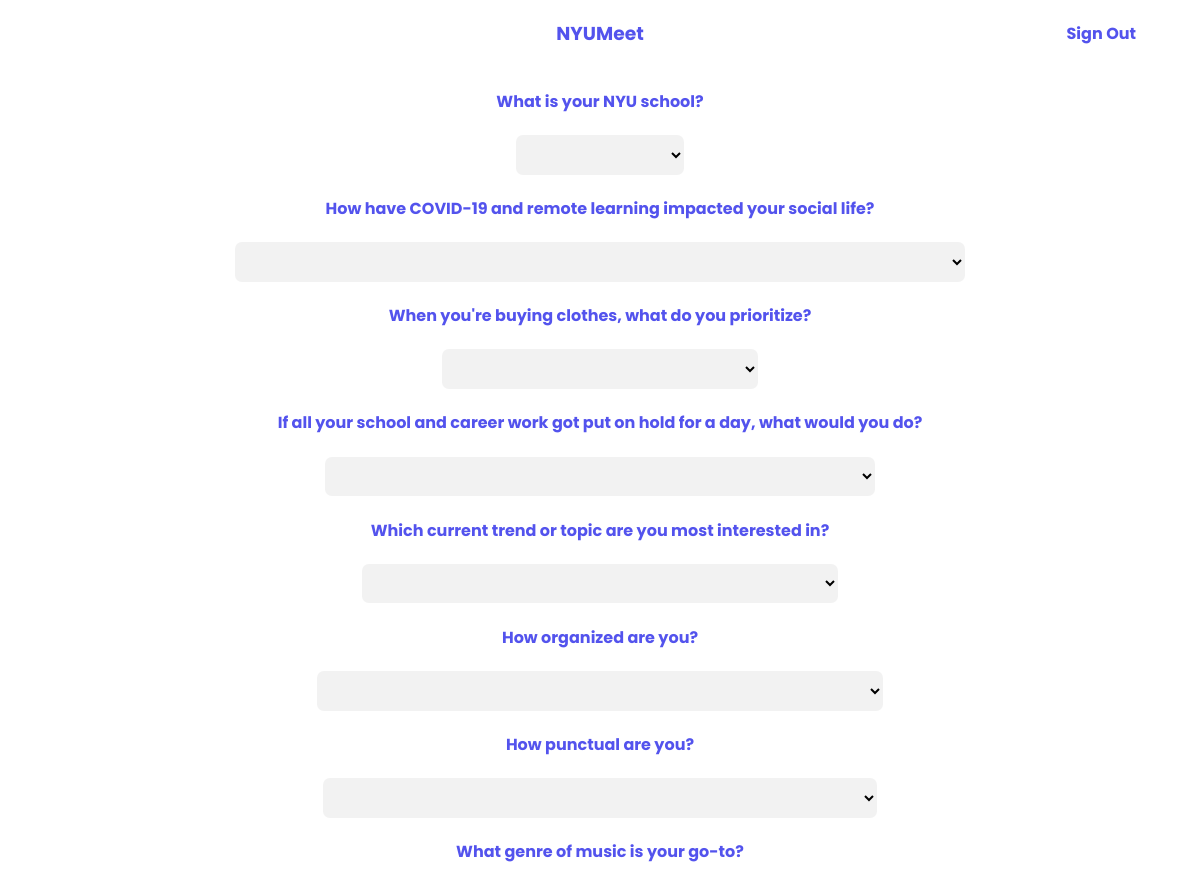
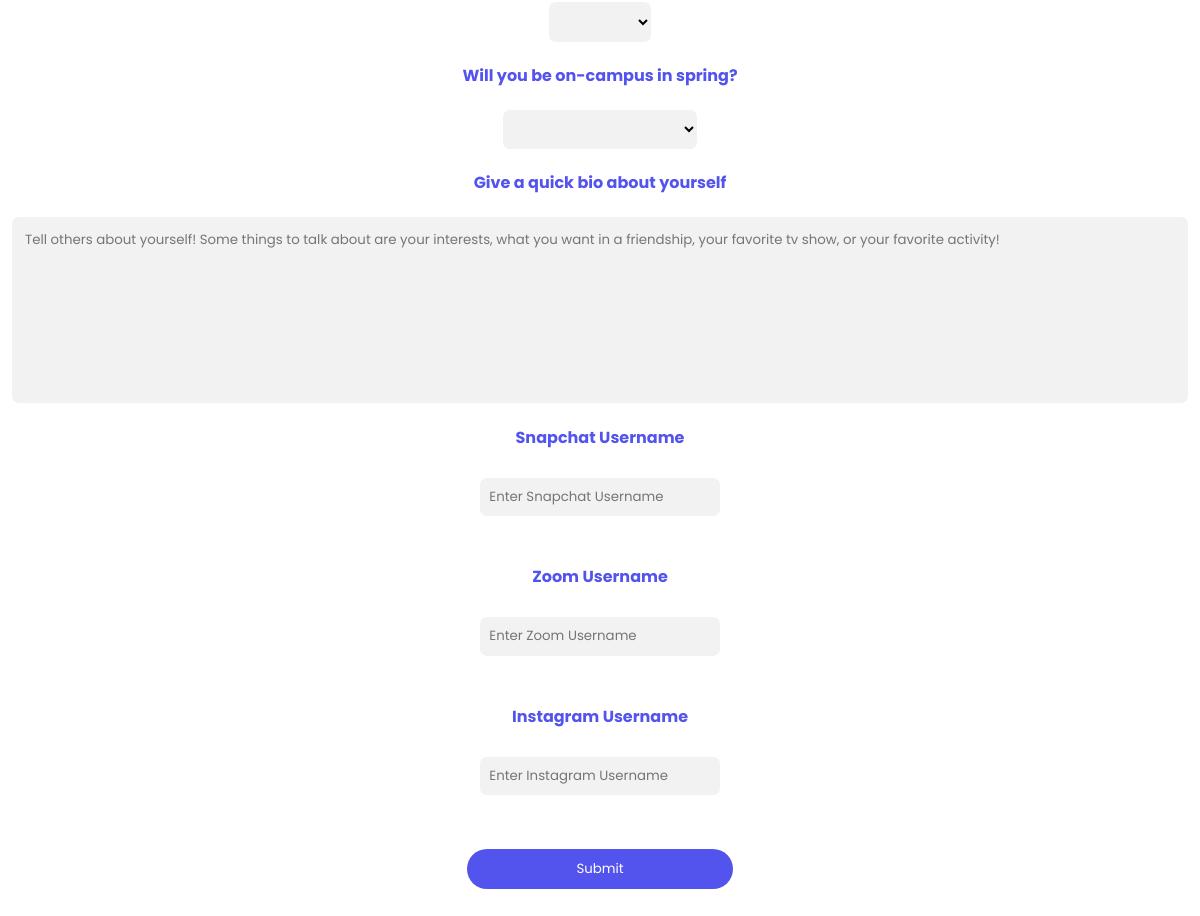
Screenshot of /php/edit.php (signed in) with the database file from the repository (2 pictures, top to bottom).
### tables this page shows
CREATE TABLE Questions (
    QuestionId int NOT NULL,
    QuestionText varchar(255) NOT NULL,
    PRIMARY KEY(QuestionId)
);

### php/edit.php (the view, shortened to what this page needs)
<?php
    include('processing/config.php');
 ?>
<html>
    <head>
        <link rel="stylesheet" href="../css/main.css">
        <link rel="stylesheet" href="../css/form.css">
    </head>
    <header>
        <div>
            <div class="titleBar">
                <div class="middleTitleBar">
                    <a href="../index.php"><h3 class="titleBrand">NYUMeet</h3></a>
                </div>
                <div class="rightTitleBar">
                    <h4 class="menuItem activeMenuItem">Sign Out</h4>
                </div>
            </div>
        </div>
    </header>
    <body>
        <form method="post" action="edit.php" name="editForm" class="formSection">
            <?php
                $questionQuery = $connection->prepare("SELECT Questions.QuestionId, Questions.QuestionText FROM Questions GROUP BY Questions.QuestionId");
                $questionQuery->execute();
                $questionResults = $questionQuery->fetchAll(PDO::FETCH_ASSOC);
                foreach($questionResults as $questionRow) {?>
                    <h4 class="text"><?php echo $questionRow['QuestionText']; ?></h4>
                    <select name=<?php echo $questionRow["QuestionId"]?> id=<?php echo $questionRow["QuestionId"]?> required>
                        <option disabled selected value/>
                        <?php
                            $options = $connection->prepare("SELECT AnswerOptions.AnswerOptionId, AnswerOptions.AnswerOptionText FROM AnswerOptions WHERE AnswerOptions.QuestionId = :QuestionId");
                            $options->bindParam("QuestionId", $questionRow['QuestionId'], PDO::PARAM_STR);
                            $options->execute();
                            while ($optionRow = $options->fetch(PDO::FETCH_ASSOC)) {?>
                                <option value=<?php echo $optionRow["AnswerOptionId"]?>> <?php echo $optionRow["AnswerOptionText"] ?> </option>
                            <?php } ?>
                    </select>
                <?php } ?>
            <h4 class="text">Give a quick bio about yourself</h4>
            <textarea maxlength=512 cols=100 rows=8 id="bio" name="bio" placeholder="Tell others about yourself! Some things to talk about are your interests, what you want in a friendship, your favorite tv show, or your favorite activity!" required></textarea>
            <h4 class="text">Snapchat Username</h4>
            <input type="text" placeholder="Enter Snapchat Username" name="snap" required>
            <h4 class="text">Zoom Username</h4>
            <input type="text" placeholder="Enter Zoom Username" name="zoom" required>
            <h4 class="text">Instagram Username</h4>
            <input type="text" placeholder="Enter Instagram Username" name="instagram" required>
            <button type="submit" name="edit" value="edit" class="buttonSubmit">Submit</button>
        </form>
    </body>
</html>

### css/main.css (style rules this page uses)
html { font-family: 'Poppins', Helvetica, sans-serif; }
body { width: 100%; margin: 0; }
header { width: 100%; }
a { text-decoration: none; color: inherit; font-family: 'Poppins', Helvetica, sans-serif; }
.titleBar { display: flex; align-content: center; align-items: center; justify-content: center; width: 100%; }
.middleTitleBar { display: flex; align-content: center; align-items: center; flex: 1; margin-left: 3em; margin-right: 3em; justify-content: center; }
.rightTitleBar { display: flex; align-content: center; align-items: center; justify-content: flex-end; flex: 1; margin-left: 3em; margin-right: 3em; }
.menuItem { margin-left: 1em; margin-right: 1em; }
.activeMenuItem { color: #5353ED; }
.titleBrand { color: #5353ED; }

### css/form.css (style rules this page uses)
.formSection { display: flex; flex-direction: column; align-content: center; align-items: center; justify-content: center; margin-left: 20vw; margin-right: 20vw; }
.text { color: #5353ED; }
.buttonSubmit { background-color: #5353ED; border: none; color: white; width: 20em; height: 3em; border-radius: 1.5em; margin-top: 2em; margin-bottom: 2em; margin-left: auto; margin-right: auto; display: block; font-family: 'Poppins', Helvetica, sans-serif; }
input { padding: 0.7em; border-radius: 0.5em; border: none; background-color: rgba(0, 0, 0, 0.05); margin-bottom: 2em; margin-top: 0.5em; width: 20vw; font-family: 'Poppins', Helvetica, sans-serif; }
textarea { padding: 1em; border-radius: 0.5em; border: none; resize: none; background-color: rgba(0, 0, 0, 0.05); font-family: 'Poppins', Helvetica, sans-serif; }
select { padding: 0.7em; border-radius: 0.5em; border: none; font-family: 'Poppins', Helvetica, sans-serif; background-color: rgba(0, 0, 0, 0.05); }

### rows the page displays
questions: QuestionText "What is your NYU school?"
questions: QuestionText "How have COVID-19 and remote learning impacted your social life?"
questions: QuestionText "When you're buying clothes, what do you prioritize?"
questions: QuestionText "If all your school and career work got put on hold for a day, what would you do?"
questions: QuestionText "Which current trend or topic are you most interested in?"
questions: QuestionText "How organized are you?"
questions: QuestionText "How punctual are you?"
questions: QuestionText "What genre of music is your go-to?"
questions: QuestionText "Will you be on-campus in spring?"
